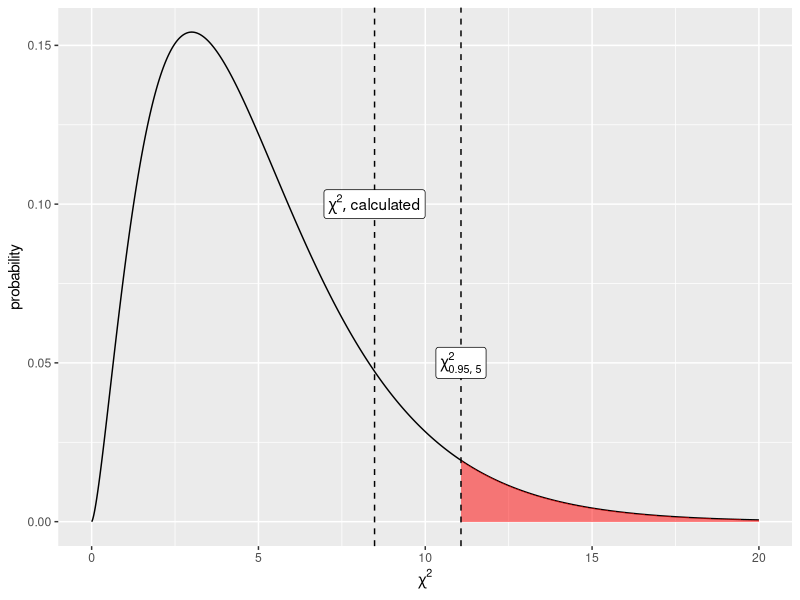
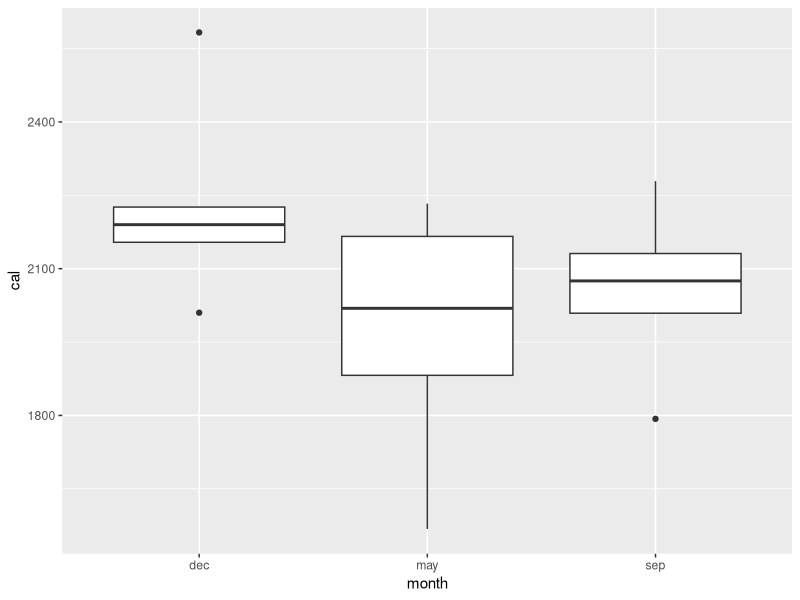

These charts were generated, in order, by the following R code:
## ---- chunk 1
knitr::opts_chunk$set(echo = TRUE)
## ---- chunk 2
library(ggplot2)
## ---- chunk 3
x <- rnorm(100, mean=0)  # if you don’t specify the variance it is set to 1 by default
y <- rnorm(100, mean=1)
## ---- chunk 4
var.test(x, y, ratio = 1, alternative = "two.sided", conf.level = 0.95)      
## ---- chunk 5
x <- rnorm(100, mean=0, sd=1)  
y <- rnorm(100, mean=0, sd=1.2)
## ---- chunk 6
var.test(x, y, ratio = 1, alternative = "two.sided", conf.level = 0.95)
## ---- chunk 7
x <- rnorm(10, mean=0)  # if you don’t specify the variance it is set to 1 by default
y <- rnorm(10, mean=1)
var.test(x, y, ratio = 1, alternative = "two.sided", conf.level = 0.95)
## ---- chunk 8
x <- rnorm(10, mean=0, sd=1)  # if you don’t specify the variance it is set to 1 by default
y <- rnorm(10, mean=0, sd=1.2)
var.test(x, y, ratio = 1, alternative = "two.sided", conf.level = 0.95)
## ---- chunk 9
colnames(iris)
## ---- chunk 10
summary(iris)
## ---- chunk 11
iris$Sepal.Length
## ---- chunk 12
table(mtcars$cyl)
## ---- chunk 13
table(mtcars$cyl, mtcars$gear)
## ---- chunk 14
seatbelt = rbind(c(56, 8), c(2, 16))
colnames(seatbelt) = c("child_buckled", "child_unbuckled")
rownames(seatbelt) = c("parent_buckled", "parent_unbuckled")

seatbelt
## ---- chunk 15
parent = rowSums(seatbelt)
child = colSums(seatbelt)

parent
child
## ---- chunk 16
parent = as.list(rowSums(seatbelt))
child = as.list(colSums(seatbelt))

# total population size (all adults & children)
total = sum(seatbelt)

# Expected value for parent buckled, child buckled
EV_pb_cb = (parent$parent_buckled * child$child_buckled) / total
EV_pb_cu = (parent$parent_buckled * child$child_unbuckled) / total
EV_pu_cb = (parent$parent_unbuckled * child$child_buckled) / total
EV_pu_cu = (parent$parent_unbuckled * child$child_unbuckled) / total

# create a new matrix of the expected values
# rbind combines the rows together
seatbelt_EV = rbind(c(EV_pb_cb, EV_pb_cu), c(EV_pu_cb, EV_pu_cu))
# copy the row and column names from the seatbelt matrix
rownames(seatbelt_EV) = rownames(seatbelt)
colnames(seatbelt_EV) = colnames(seatbelt)
seatbelt_EV
## ---- chunk 17
seatbelt_EV = (rowSums(seatbelt) %*% t(colSums(seatbelt)))/total
# add in the rownames, the column names are already present
rownames(seatbelt_EV) = rownames(seatbelt)
seatbelt_EV
## ---- chunk 18
sum(((seatbelt - seatbelt_EV)^2)/seatbelt_EV)
## ---- chunk 19
die = c(1,2,3,4,5,6)
count = c(11,16,25,13,21,14)
## ---- chunk 20
exp = rep(1/6, 6) * 100
exp
## ---- chunk 21
chi_squared = sum(((count - exp)^2)/exp)
chi_squared
## ---- chunk 22
qchisq(0.95, 5)
## ---- chunk 23
pchisq(8.48, 5, lower.tail = FALSE)
## ---- chunk 24
chisq.test(count, p=rep(1/6, 6))
## ---- chunk 25
# manuals for adding math symbols to plots is at:
# https://stat.ethz.ch/R-manual/R-patched/library/grDevices/html/plotmath.html
# http://vis.supstat.com/2013/04/mathematical-annotation-in-r/
library(ggplot2)
chi_squared = chisq.test(count, p=rep(1/6, 6))
x = seq(0,20,0.01)
y = dchisq(x, df=5)
df = data.frame(x=x, y=y)
ggplot(df, aes(x,y)) + geom_line() + 
  geom_area(data = subset(df, x > qchisq(0.95, 5)), 
            aes(x=x, y=y), fill="red", alpha=0.5) + 
  geom_vline(xintercept = chi_squared$statistic, linetype="dashed") + 
  annotate("label", x = chi_squared$statistic, y=0.1, label="list(chi^2,'calculated')", parse=TRUE) + 
  geom_vline(xintercept = qchisq(0.95, 5), linetype="dashed") + 
  annotate("label", x = qchisq(0.95, 5), y=0.05, label="chi[list(0.95,5)]^{2}", parse=TRUE) + 
  ylab("probability") + xlab(expression(chi^{2}))
## ---- chunk 26
murders <- c(53, 42, 51, 45, 36, 37, 65)
cst = chisq.test(murders,p=rep(1/7, 7))
cst$statistic
## ---- chunk 27
seatbelt <- rbind(c(56,8),c(2,16))
chisq.test(seatbelt)
## ---- chunk 28
may <- c(2166,1568,2233,1882,2019) 
sep <- c(2279,2075,2131,2009,1793) 
dec <- c(2226,2154,2583,2010,2190) 

cal = c(may, sep, dec) 
month = c(rep("may", 5), 
          rep("sep", 5), 
          rep("dec", 5)) 
data1 = data.frame(cal, month)

ggplot(data1, aes(x=month, y=cal)) + geom_boxplot()

# perform the 1-way ANOVA test
oneway.test(cal~month, data1)
